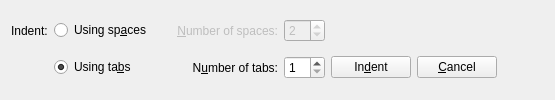
<?xml version="1.0" encoding="UTF-8"?>
<ui version="4.0">
 <class>IndentWidget</class>
 <widget class="QWidget" name="IndentWidget">
  <property name="windowTitle">
   <string>Indent</string>
  </property>
  <layout class="QGridLayout" name="gridLayout">
   <item row="0" column="0">
    <widget class="QLabel" name="labelIndent">
     <property name="text">
      <string>Indent:</string>
     </property>
    </widget>
   </item>
   <item row="0" column="1">
    <widget class="QRadioButton" name="radioButtonSpaces">
     <property name="text">
      <string>Using sp&amp;aces</string>
     </property>
     <attribute name="buttonGroup">
      <string>buttonGroup</string>
     </attribute>
    </widget>
   </item>
   <item row="0" column="2">
    <spacer name="horizontalSpacer_2">
     <property name="orientation">
      <enum>Qt::Horizontal</enum>
     </property>
     <property name="sizeType">
      <enum>QSizePolicy::Fixed</enum>
     </property>
     <property name="sizeHint" stdset="0">
      <size>
       <width>20</width>
       <height>20</height>
      </size>
     </property>
    </spacer>
   </item>
   <item row="0" column="3">
    <widget class="QLabel" name="labelSpaces">
     <property name="enabled">
      <bool>false</bool>
     </property>
     <property name="text">
      <string>&amp;Number of spaces:</string>
     </property>
     <property name="alignment">
      <set>Qt::AlignRight|Qt::AlignTrailing|Qt::AlignVCenter</set>
     </property>
     <property name="buddy">
      <cstring>spinBoxSpaces</cstring>
     </property>
    </widget>
   </item>
   <item row="0" column="4">
    <widget class="QSpinBox" name="spinBoxSpaces">
     <property name="enabled">
      <bool>false</bool>
     </property>
     <property name="minimum">
      <number>1</number>
     </property>
     <property name="value">
      <number>2</number>
     </property>
    </widget>
   </item>
   <item row="1" column="1">
    <widget class="QRadioButton" name="radioButtonTabs">
     <property name="text">
      <string>Using ta&amp;bs</string>
     </property>
     <property name="checked">
      <bool>true</bool>
     </property>
     <attribute name="buttonGroup">
      <string>buttonGroup</string>
     </attribute>
    </widget>
   </item>
   <item row="1" column="3">
    <widget class="QLabel" name="labelTabs">
     <property name="text">
      <string>N&amp;umber of tabs:</string>
     </property>
     <property name="alignment">
      <set>Qt::AlignRight|Qt::AlignTrailing|Qt::AlignVCenter</set>
     </property>
     <property name="buddy">
      <cstring>spinBoxTabs</cstring>
     </property>
    </widget>
   </item>
   <item row="1" column="4">
    <widget class="QSpinBox" name="spinBoxTabs">
     <property name="minimum">
      <number>1</number>
     </property>
     <property name="value">
      <number>1</number>
     </property>
    </widget>
   </item>
   <item row="1" column="5">
    <layout class="QHBoxLayout">
     <item>
      <widget class="QPushButton" name="pushButtonIndent">
       <property name="text">
        <string>In&amp;dent</string>
       </property>
      </widget>
     </item>
     <item>
      <widget class="QPushButton" name="pushButtonClose">
       <property name="toolTip">
        <string>Close indent box</string>
       </property>
       <property name="text">
        <string>&amp;Cancel</string>
       </property>
       <property name="icon">
        <iconset resource="qtikz.qrc">
         <normaloff>:/icons/window-close.png</normaloff>:/icons/window-close.png</iconset>
       </property>
      </widget>
     </item>
    </layout>
   </item>
   <item row="1" column="6">
    <spacer name="horizontalSpacer">
     <property name="orientation">
      <enum>Qt::Horizontal</enum>
     </property>
     <property name="sizeHint" stdset="0">
      <size>
       <width>47</width>
       <height>19</height>
      </size>
     </property>
    </spacer>
   </item>
  </layout>
 </widget>
 <tabstops>
  <tabstop>pushButtonIndent</tabstop>
  <tabstop>pushButtonClose</tabstop>
 </tabstops>
 <resources>
  <include location="qtikz.qrc"/>
 </resources>
 <connections>
  <connection>
   <sender>radioButtonSpaces</sender>
   <signal>toggled(bool)</signal>
   <receiver>labelSpaces</receiver>
   <slot>setEnabled(bool)</slot>
   <hints>
    <hint type="sourcelabel">
     <x>55</x>
     <y>17</y>
    </hint>
    <hint type="destinationlabel">
     <x>192</x>
     <y>17</y>
    </hint>
   </hints>
  </connection>
  <connection>
   <sender>radioButtonSpaces</sender>
   <signal>toggled(bool)</signal>
   <receiver>spinBoxSpaces</receiver>
   <slot>setEnabled(bool)</slot>
   <hints>
    <hint type="sourcelabel">
     <x>55</x>
     <y>17</y>
    </hint>
    <hint type="destinationlabel">
     <x>281</x>
     <y>17</y>
    </hint>
   </hints>
  </connection>
  <connection>
   <sender>radioButtonTabs</sender>
   <signal>toggled(bool)</signal>
   <receiver>labelTabs</receiver>
   <slot>setEnabled(bool)</slot>
   <hints>
    <hint type="sourcelabel">
     <x>55</x>
     <y>48</y>
    </hint>
    <hint type="destinationlabel">
     <x>192</x>
     <y>49</y>
    </hint>
   </hints>
  </connection>
  <connection>
   <sender>radioButtonTabs</sender>
   <signal>toggled(bool)</signal>
   <receiver>spinBoxTabs</receiver>
   <slot>setEnabled(bool)</slot>
   <hints>
    <hint type="sourcelabel">
     <x>55</x>
     <y>48</y>
    </hint>
    <hint type="destinationlabel">
     <x>281</x>
     <y>48</y>
    </hint>
   </hints>
  </connection>
 </connections>
 <buttongroups>
  <buttongroup name="buttonGroup"/>
 </buttongroups>
</ui>
